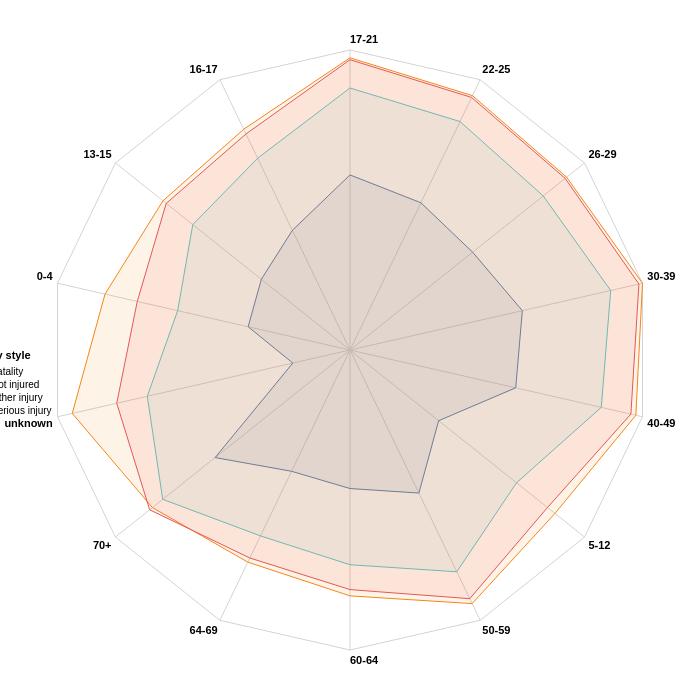

Specify this chart in Vega-Lite:
### Vega specification from a JSON file in a GitHub repository (floating-point values rounded to 4 significant figures)
{"$schema": "https://vega.github.io/schema/vega/v5.json", "description": "A radar chart example, showing multiple dimensions in a radial layout.", "width": 700, "height": 700, "padding": 50, "autosize": {"type": "none", "contains": "padding"}, "signals": [{"name": "radius", "update": "width / 2"}], "data": [{"name": "table", "values": [{"Age Group": "0-4", "Inj Level Desc": "Fatality", "value": 32}, {"Age Group": "0-4", "Inj Level Desc": "Not injured", "value": 4167}, {"Age Group": "0-4", "Inj Level Desc": "Other injury", "value": 1392}, {"Age Group": "0-4", "Inj Level Desc": "Serious injury", "value": 352}, {"Age Group": "13-15", "Inj Level Desc": "Fatality", "value": 43}, {"Age Group": "13-15", "Inj Level Desc": "Not injured", "value": 2800}, {"Age Group": "13-15", "Inj Level Desc": "Other injury", "value": 2436}, {"Age Group": "13-15", "Inj Level Desc": "Serious injury", "value": 789}, {"Age Group": "16-17", "Inj Level Desc": "Fatality", "value": 82}, {"Age Group": "16-17", "Inj Level Desc": "Not injured", "value": 3387}, {"Age Group": "16-17", "Inj Level Desc": "Other injury", "value": 2847}, {"Age Group": "16-17", "Inj Level Desc": "Serious injury", "value": 1165}, {"Age Group": "17-21", "Inj Level Desc": "Fatality", "value": 333}, {"Age Group": "17-21", "Inj Level Desc": "Not injured", "value": 16198}, {"Age Group": "17-21", "Inj Level Desc": "Other injury", "value": 15199}, {"Age Group": "17-21", "Inj Level Desc": "Serious injury", "value": 5952}, {"Age Group": "22-25", "Inj Level Desc": "Fatality", "value": 226}, {"Age Group": "22-25", "Inj Level Desc": "Not injured", "value": 11662}, {"Age Group": "22-25", "Inj Level Desc": "Other injury", "value": 10922}, {"Age Group": "22-25", "Inj Level Desc": "Serious injury", "value": 4498}, {"Age Group": "26-29", "Inj Level Desc": "Fatality", "value": 182}, {"Age Group": "26-29", "Inj Level Desc": "Not injured", "value": 9815}, {"Age Group": "26-29", "Inj Level Desc": "Other injury", "value": 9221}, {"Age Group": "26-29", "Inj Level Desc": "Serious injury", "value": 3638}, {"Age Group": "30-39", "Inj Level Desc": "Fatality", "value": 352}, {"Age Group": "30-39", "Inj Level Desc": "Not injured", "value": 20989}, {"Age Group": "30-39", "Inj Level Desc": "Other injury", "value": 18598}, {"Age Group": "30-39", "Inj Level Desc": "Serious injury", "value": 7120}, {"Age Group": "40-49", "Inj Level Desc": "Fatality", "value": 281}, {"Age Group": "40-49", "Inj Level Desc": "Not injured", "value": 16757}, {"Age Group": "40-49", "Inj Level Desc": "Other injury", "value": 14144}, {"Age Group": "40-49", "Inj Level Desc": "Serious injury", "value": 5164}, {"Age Group": "5-12", "Inj Level Desc": "Fatality", "value": 43}, {"Age Group": "5-12", "Inj Level Desc": "Not injured", "value": 5981}, {"Age Group": "5-12", "Inj Level Desc": "Other injury", "value": 4358}, {"Age Group": "5-12", "Inj Level Desc": "Serious injury", "value": 1171}, {"Age Group": "50-59", "Inj Level Desc": "Fatality", "value": 194}, {"Age Group": "50-59", "Inj Level Desc": "Not injured", "value": 11363}, {"Age Group": "50-59", "Inj Level Desc": "Other injury", "value": 9475}, {"Age Group": "50-59", "Inj Level Desc": "Serious injury", "value": 3519}, {"Age Group": "60-64", "Inj Level Desc": "Fatality", "value": 99}, {"Age Group": "60-64", "Inj Level Desc": "Not injured", "value": 3482}, {"Age Group": "60-64", "Inj Level Desc": "Other injury", "value": 2829}, {"Age Group": "60-64", "Inj Level Desc": "Serious injury", "value": 1241}, {"Age Group": "64-69", "Inj Level Desc": "Fatality", "value": 87}, {"Age Group": "64-69", "Inj Level Desc": "Not injured", "value": 2467}, {"Age Group": "64-69", "Inj Level Desc": "Other injury", "value": 2117}, {"Age Group": "64-69", "Inj Level Desc": "Serious injury", "value": 939}, {"Age Group": "70+", "Inj Level Desc": "Fatality", "value": 306}, {"Age Group": "70+", "Inj Level Desc": "Not injured", "value": 4374}, {"Age Group": "70+", "Inj Level Desc": "Other injury", "value": 4920}, {"Age Group": "70+", "Inj Level Desc": "Serious injury", "value": 2823}, {"Age Group": "unknown", "Inj Level Desc": "Fatality", "value": 7}, {"Age Group": "unknown", "Inj Level Desc": "Not injured", "value": 12720}, {"Age Group": "unknown", "Inj Level Desc": "Other injury", "value": 2797}, {"Age Group": "unknown", "Inj Level Desc": "Serious injury", "value": 990}], "transform": [{"type": "formula", "expr": "log(datum.value)", "as": "value"}]}, {"name": "keys", "source": "table", "transform": [{"type": "aggregate", "groupby": ["Age Group"]}]}], "scales": [{"name": "angular", "type": "point", "range": {"signal": "[-PI, PI]"}, "padding": 0.5, "domain": {"data": "table", "field": "Age Group"}}, {"name": "radial", "type": "linear", "range": {"signal": "[0, radius]"}, "zero": true, "nice": false, "domain": {"data": "table", "field": "value"}, "domainMin": 0}, {"name": "color", "type": "ordinal", "domain": {"data": "table", "field": "Inj Level Desc"}, "range": "category"}], "encode": {"enter": {"x": {"signal": "radius"}, "y": {"signal": "radius"}}}, "legends": [{"fill": "color", "orient": "left", "title": "Body style", "encode": {"legend": {"update": {"x": {"value": 250}, "y": {"value": -200}}}}}], "marks": [{"type": "group", "name": "categories", "zindex": 1, "from": {"facet": {"data": "table", "name": "facet", "groupby": ["Inj Level Desc"]}}, "marks": [{"type": "line", "name": "category-line", "from": {"data": "facet"}, "encode": {"enter": {"interpolate": {"value": "linear-closed"}, "x": {"signal": "scale('radial', datum.value) * cos(scale('angular', datum['Age Group']))"}, "y": {"signal": "scale('radial', datum.value) * sin(scale('angular', datum['Age Group']))"}, "stroke": {"scale": "color", "field": "Inj Level Desc"}, "strokeWidth": {"value": 1}, "fill": {"scale": "color", "field": "Inj Level Desc"}, "fillOpacity": {"value": 0.1}}}}]}, {"type": "rule", "name": "radial-grid", "from": {"data": "keys"}, "zindex": 0, "encode": {"enter": {"x": {"value": 0}, "y": {"value": 0}, "x2": {"signal": "radius * cos(scale('angular', datum['Age Group']))"}, "y2": {"signal": "radius * sin(scale('angular', datum['Age Group']))"}, "stroke": {"value": "lightgray"}, "strokeWidth": {"value": 1}}}}, {"type": "text", "name": "key-label", "from": {"data": "keys"}, "zindex": 1, "encode": {"enter": {"x": {"signal": "(radius + 5) * cos(scale('angular', datum['Age Group']))"}, "y": {"signal": "(radius + 5) * sin(scale('angular', datum['Age Group']))"}, "text": {"field": "Age Group"}, "align": [{"test": "abs(scale('angular', datum['Age Group'])) > PI / 2", "value": "right"}, {"value": "left"}], "baseline": [{"test": "scale('angular', datum['Age Group']) > 0", "value": "top"}, {"test": "scale('angular', datum['Age Group']) == 0", "value": "middle"}, {"value": "bottom"}], "fill": {"value": "black"}, "fontWeight": {"value": "bold"}}}}, {"type": "line", "name": "outer-line", "from": {"data": "radial-grid"}, "encode": {"enter": {"interpolate": {"value": "linear-closed"}, "x": {"field": "x2"}, "y": {"field": "y2"}, "stroke": {"value": "lightgray"}, "strokeWidth": {"value": 1}}}}]}
